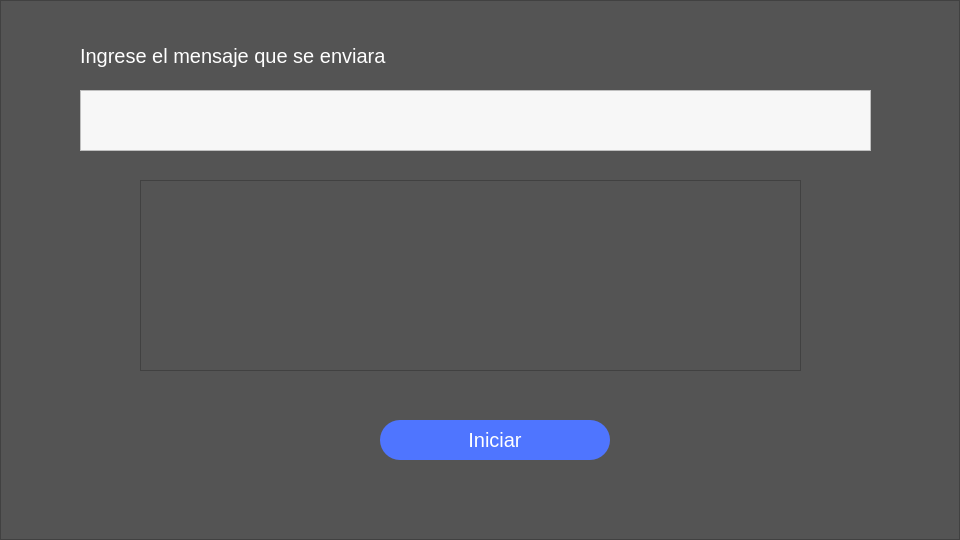
<?xml version="1.0" encoding="UTF-8"?>
<ui version="4.0">
 <class>MainWindow</class>
 <widget class="QMainWindow" name="MainWindow">
  <property name="geometry">
   <rect>
    <x>0</x>
    <y>0</y>
    <width>960</width>
    <height>540</height>
   </rect>
  </property>
  <property name="windowTitle">
   <string>automessagebot</string>
  </property>
  <widget class="QWidget" name="centralwidget">
   <widget class="QFrame" name="frame">
    <property name="geometry">
     <rect>
      <x>0</x>
      <y>0</y>
      <width>960</width>
      <height>540</height>
     </rect>
    </property>
    <property name="autoFillBackground">
     <bool>false</bool>
    </property>
    <property name="styleSheet">
     <string notr="true">background-color: rgb(84, 84, 84);</string>
    </property>
    <property name="frameShape">
     <enum>QFrame::StyledPanel</enum>
    </property>
    <property name="frameShadow">
     <enum>QFrame::Raised</enum>
    </property>
    <widget class="QLabel" name="label">
     <property name="geometry">
      <rect>
       <x>80</x>
       <y>40</y>
       <width>311</width>
       <height>31</height>
      </rect>
     </property>
     <property name="font">
      <font>
       <pointsize>15</pointsize>
      </font>
     </property>
     <property name="styleSheet">
      <string notr="true">color: rgb(255, 255, 255);</string>
     </property>
     <property name="text">
      <string>Ingrese el mensaje que se enviara</string>
     </property>
    </widget>
    <widget class="QTextEdit" name="text_area">
     <property name="geometry">
      <rect>
       <x>80</x>
       <y>90</y>
       <width>791</width>
       <height>61</height>
      </rect>
     </property>
     <property name="styleSheet">
      <string notr="true">background-color: rgb(247, 247, 247);
color: rgb(0, 0, 0);</string>
     </property>
     <property name="readOnly">
      <bool>false</bool>
     </property>
    </widget>
    <widget class="QTableWidget" name="table_users">
     <property name="geometry">
      <rect>
       <x>140</x>
       <y>180</y>
       <width>661</width>
       <height>191</height>
      </rect>
     </property>
     <property name="font">
      <font>
       <pointsize>12</pointsize>
      </font>
     </property>
     <property name="autoScrollMargin">
      <number>20</number>
     </property>
     <property name="gridStyle">
      <enum>Qt::SolidLine</enum>
     </property>
     <property name="sortingEnabled">
      <bool>false</bool>
     </property>
     <property name="rowCount">
      <number>0</number>
     </property>
     <property name="columnCount">
      <number>0</number>
     </property>
    </widget>
    <widget class="QPushButton" name="button_start">
     <property name="geometry">
      <rect>
       <x>380</x>
       <y>420</y>
       <width>230</width>
       <height>40</height>
      </rect>
     </property>
     <property name="font">
      <font>
       <pointsize>15</pointsize>
      </font>
     </property>
     <property name="autoFillBackground">
      <bool>false</bool>
     </property>
     <property name="styleSheet">
      <string notr="true">QPushButton{
	background-color: rgb(79, 117, 255);
	color: rgb(255, 255, 255);
	border-radius: 20px;
}

QPushButton:hover{
	
	background-color: rgb(59, 87, 190);
}

QPushButton:pressed{
	background-color: rgb(79, 117, 255);
}

</string>
     </property>
     <property name="text">
      <string>Iniciar</string>
     </property>
     <property name="checkable">
      <bool>false</bool>
     </property>
    </widget>
   </widget>
  </widget>
 </widget>
 <resources/>
 <connections/>
</ui>
